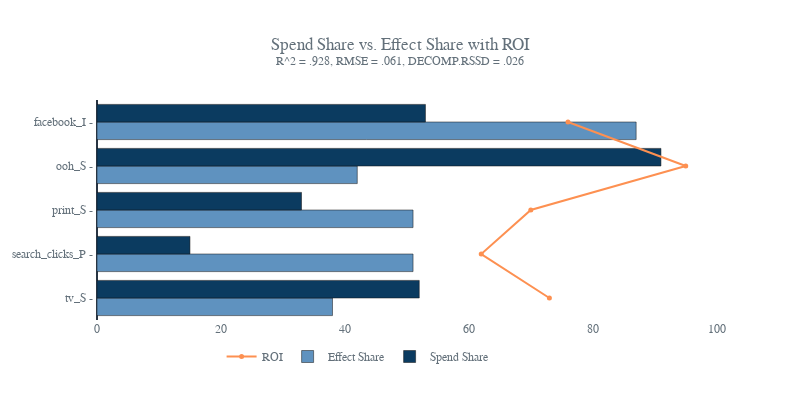

Here is the notebook cell this chart was saved with:
### Code cell
import plotly.graph_objects as go

categories = ['tv_S - ', 'search_clicks_P - ', 'print_S - ', 'ooh_S - ', 'facebook_I - ']
Spend_Share = [52,15,33,91,53]
Effect_Share = [38,51,51,42,87]
Total_ROI = [73,62,70,95,76]

fig = go.Figure()

fig.add_trace(
    go.Line(
        orientation = "h",
        x=Total_ROI,
        y=categories,
        marker_size = 5,
        marker_color='rgb(253, 144, 81)',
        name='ROI',
    ))

fig.add_trace(
    go.Bar(
        orientation = "h",
        x=Effect_Share,
        y=categories,
        marker_color='rgb(95, 146, 191)',
        name='Effect Share'
    ))

fig.add_trace(
    go.Bar(
        orientation = "h",
        x=Spend_Share,
        y=categories,
        marker_color='rgb(11, 59, 96)',
        name='Spend Share'
    ))

fig.update_layout(legend=dict(yanchor="top", y=-.1, xanchor="left", x=0.2, orientation='h'),
                  # title=dict(text="This is my title",
                  #            x=0.5, y=0.93,
                  #            font_family="Raleway",
                  #            font_size=16,
                  #            font_color="black"),
                  # font_family="Arial",
                  # font_family="Balto",
                  # font_family="Courier New",
                  # font_family="Droid Sans",
                  # font_family="Droid Serif",
                  # font_family="Droid Sans Mono",
                  # font_family="Gravitas One",
                  # font_family="Old Standar TT",
                  # font_family="Open Sans",
                  # font_family="Overpass",
                  # font_family="PT Sans Narrow",
                  font_family="Raleway",
                  # font_family="Times New Roman",
                  font_size=12,
                  paper_bgcolor='white',
                  plot_bgcolor = 'white',
                  title_x = .5,
                  title_text = "Spend Share vs. Effect Share with ROI"
                          "<br><sup>R^2 = .928, RMSE = .061, DECOMP.RSSD = .026<sup>",
                  showlegend = True,
                  height = 400,
                  width = 800,
                  font_color='rgb(99, 112, 122)')

fig.update_yaxes(showline=False, linewidth=2, linecolor='grey', gridcolor='grey')
fig.update_xaxes(showgrid=False)
fig.update_yaxes(showgrid=False,showline = False, linecolor = '#000')

fig.show()

# fig.write_image('Plots_Output/arial.png')
# fig.write_image('Plots_Output/balto.png')
# fig.write_image('Plots_Output/courier_new.png')
# fig.write_image('Plots_Output/droid_sans.png')
# fig.write_image('Plots_Output/droid_serif.png')
# fig.write_image('Plots_Output/droid_sans_mono.png')
# fig.write_image('Plots_Output/gravitas.png')
# fig.write_image('Plots_Output/old_standard.png')
# fig.write_image('Plots_Output/open_sans.png')
# fig.write_image('Plots_Output/overpass.png')
# fig.write_image('Plots_Output/pt_sans.png')
# fig.write_image('Plots_Output/raleway.png')
# fig.write_image('Plots_Output/times_new_roman.png')

### Figure 1 — Plotly figure (JSON) as saved in the notebook; plotly's stock layout.template omitted (floating-point values rounded to 4 significant figures)
{"data": [{"name": "ROI", "orientation": "h", "x": [73, 62, 70, 95, 76], "y": ["tv_S - ", "search_clicks_P - ", "print_S - ", "ooh_S - ", "facebook_I - "], "type": "scatter", "marker": {"size": 5, "color": "rgb(253, 144, 81)"}}, {"marker": {"color": "rgb(95, 146, 191)"}, "name": "Effect Share", "orientation": "h", "x": [38, 51, 51, 42, 87], "y": ["tv_S - ", "search_clicks_P - ", "print_S - ", "ooh_S - ", "facebook_I - "], "type": "bar"}, {"marker": {"color": "rgb(11, 59, 96)"}, "name": "Spend Share", "orientation": "h", "x": [52, 15, 33, 91, 53], "y": ["tv_S - ", "search_clicks_P - ", "print_S - ", "ooh_S - ", "facebook_I - "], "type": "bar"}], "layout": {"legend": {"yanchor": "top", "y": -0.1, "xanchor": "left", "x": 0.2, "orientation": "h"}, "font": {"family": "Times New Roman", "size": 12, "color": "rgb(99, 112, 122)"}, "title": {"x": 0.5, "text": "Spend Share vs. Effect Share with ROI<br><sup>R^2 = .928, RMSE = .061, DECOMP.RSSD = .026<sup>"}, "paper_bgcolor": "white", "plot_bgcolor": "white", "showlegend": true, "height": 400, "width": 800, "yaxis": {"showline": false, "linewidth": 2, "linecolor": "#000", "gridcolor": "grey", "showgrid": false}, "xaxis": {"showgrid": false}}}
